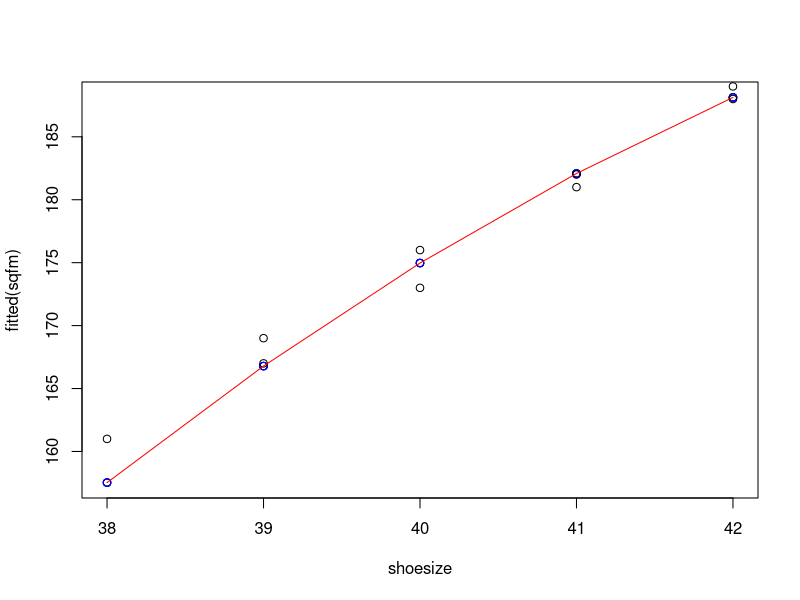
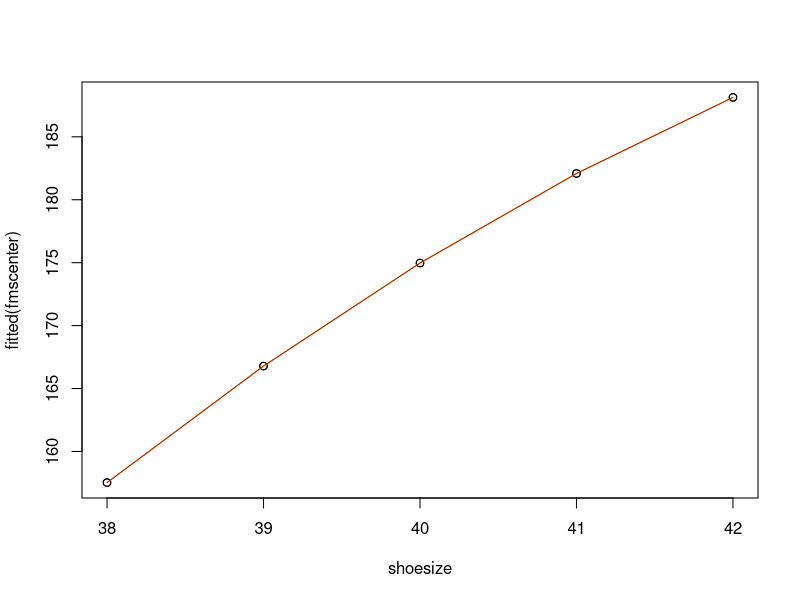
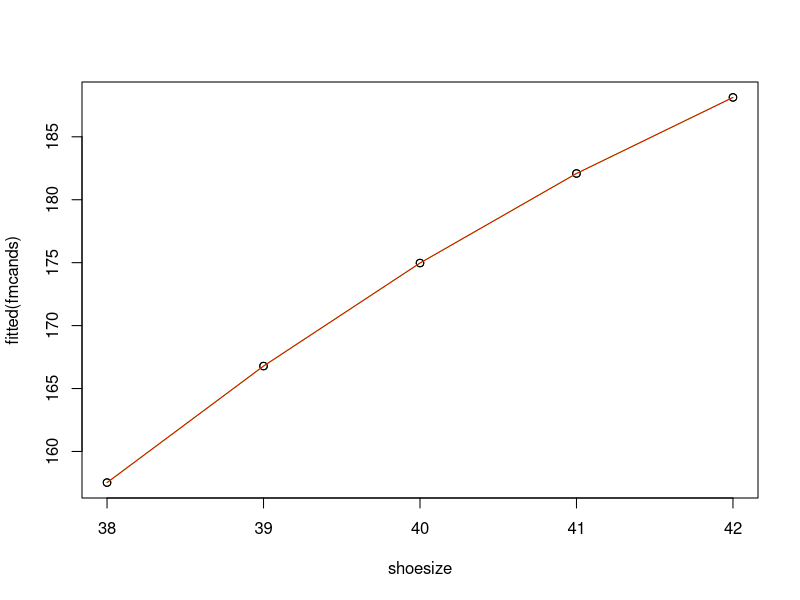

Source code (R) for these figures, in order:
shoesize<-c(38,38,39,39,40,40,41,41,42,42)
bodysize<-c(153,161,167,169,173,176,182,181,188,189)
bspl<-data.frame(shoesize,bodysize)
sqfm<-lm(bspl$bodysize~bspl$shoesize+ I(bspl$shoesize^2), data = bspl)
summary(sqfm)
fm<- formula(bodysize~shoesize)

plot(shoesize,fitted(sqfm))
points(shoesize, fitted(sqfm), col='blue')
points(shoesize,bodysize)

lines(formula=fitted(sqfm)~shoesize, col='red')
abline(coef(fm),col='green')

#-----------------------------
#improving by scaling
fmscenter<-lm(bodysize~I(shoesize-40)+ I((shoesize-40)^2), data = bspl)
summary(fmscenter)
plot(shoesize,fitted(fmscenter))
lines(formula=fitted(fmscenter)~shoesize, col='green')
lines(formula=fitted(sqfm)~shoesize, col='red')
#----------------------------
#further improving by centering and scaling
fmcands<-lm(bodysize~I((shoesize-40)/(42-40))+ I((shoesize-40)^2/4), data = bspl)
summary(fmcands)
plot(shoesize,fitted(fmcands))
lines(formula=fitted(fmcands)~shoesize, col='green')
lines(formula=fitted(sqfm)~shoesize, col='red')
